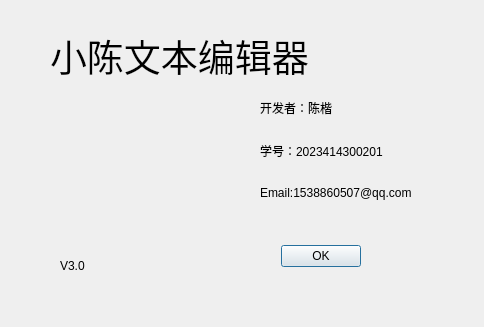
<?xml version="1.0" encoding="UTF-8"?>
<ui version="4.0">
 <class>AboutDialog</class>
 <widget class="QDialog" name="AboutDialog">
  <property name="geometry">
   <rect>
    <x>0</x>
    <y>0</y>
    <width>484</width>
    <height>327</height>
   </rect>
  </property>
  <property name="windowTitle">
   <string>Dialog</string>
  </property>
  <widget class="QDialogButtonBox" name="buttonBox">
   <property name="geometry">
    <rect>
     <x>20</x>
     <y>240</y>
     <width>341</width>
     <height>32</height>
    </rect>
   </property>
   <property name="orientation">
    <enum>Qt::Orientation::Horizontal</enum>
   </property>
   <property name="standardButtons">
    <set>QDialogButtonBox::StandardButton::Ok</set>
   </property>
  </widget>
  <widget class="QLabel" name="label">
   <property name="geometry">
    <rect>
     <x>50</x>
     <y>-10</y>
     <width>411</width>
     <height>131</height>
    </rect>
   </property>
   <property name="font">
    <font>
     <pointsize>28</pointsize>
    </font>
   </property>
   <property name="text">
    <string>小陈文本编辑器</string>
   </property>
  </widget>
  <widget class="QLabel" name="label_5">
   <property name="geometry">
    <rect>
     <x>50</x>
     <y>90</y>
     <width>121</width>
     <height>141</height>
    </rect>
   </property>
   <property name="styleSheet">
    <string notr="true">border-image: url(:/img/logo.png);</string>
   </property>
   <property name="text">
    <string/>
   </property>
  </widget>
  <widget class="QLabel" name="label_6">
   <property name="geometry">
    <rect>
     <x>60</x>
     <y>250</y>
     <width>101</width>
     <height>31</height>
    </rect>
   </property>
   <property name="text">
    <string>V3.0</string>
   </property>
  </widget>
  <widget class="QWidget" name="">
   <property name="geometry">
    <rect>
     <x>260</x>
     <y>90</y>
     <width>161</width>
     <height>121</height>
    </rect>
   </property>
   <layout class="QVBoxLayout" name="verticalLayout">
    <item>
     <widget class="QLabel" name="label_2">
      <property name="text">
       <string>开发者：陈楷</string>
      </property>
     </widget>
    </item>
    <item>
     <widget class="QLabel" name="label_3">
      <property name="text">
       <string>学号：2023414300201</string>
      </property>
     </widget>
    </item>
    <item>
     <widget class="QLabel" name="label_4">
      <property name="text">
       <string>Email:1538860507@qq.com</string>
      </property>
     </widget>
    </item>
   </layout>
  </widget>
 </widget>
 <resources/>
 <connections>
  <connection>
   <sender>buttonBox</sender>
   <signal>accepted()</signal>
   <receiver>AboutDialog</receiver>
   <slot>accept()</slot>
   <hints>
    <hint type="sourcelabel">
     <x>248</x>
     <y>254</y>
    </hint>
    <hint type="destinationlabel">
     <x>157</x>
     <y>274</y>
    </hint>
   </hints>
  </connection>
  <connection>
   <sender>buttonBox</sender>
   <signal>rejected()</signal>
   <receiver>AboutDialog</receiver>
   <slot>reject()</slot>
   <hints>
    <hint type="sourcelabel">
     <x>316</x>
     <y>260</y>
    </hint>
    <hint type="destinationlabel">
     <x>286</x>
     <y>274</y>
    </hint>
   </hints>
  </connection>
 </connections>
</ui>
